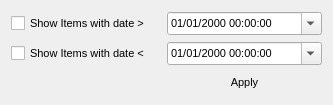
<?xml version="1.0" encoding="UTF-8"?>
<ui version="4.0">
 <class>AccessedDateFilter</class>
 <widget class="QWidget" name="AccessedDateFilter">
  <property name="windowModality">
   <enum>Qt::ApplicationModal</enum>
  </property>
  <property name="geometry">
   <rect>
    <x>0</x>
    <y>0</y>
    <width>333</width>
    <height>105</height>
   </rect>
  </property>
  <property name="font">
   <font>
    <pointsize>8</pointsize>
   </font>
  </property>
  <property name="windowTitle">
   <string>Filter</string>
  </property>
  <property name="autoFillBackground">
   <bool>true</bool>
  </property>
  <layout class="QGridLayout" name="gridLayout">
   <property name="horizontalSpacing">
    <number>0</number>
   </property>
   <item row="2" column="0">
    <widget class="QCheckBox" name="lesscheckBox">
     <property name="text">
      <string>Show Items with date &lt;</string>
     </property>
    </widget>
   </item>
   <item row="2" column="1">
    <widget class="QDateTimeEdit" name="lessdateTimeEdit">
     <property name="displayFormat">
      <string>MM/dd/yyyy HH:mm:ss</string>
     </property>
     <property name="calendarPopup">
      <bool>true</bool>
     </property>
     <property name="timeSpec">
      <enum>Qt::UTC</enum>
     </property>
    </widget>
   </item>
   <item row="0" column="1">
    <widget class="QDateTimeEdit" name="moredateTimeEdit">
     <property name="displayFormat">
      <string>MM/dd/yyyy HH:mm:ss</string>
     </property>
     <property name="calendarPopup">
      <bool>true</bool>
     </property>
     <property name="timeSpec">
      <enum>Qt::UTC</enum>
     </property>
    </widget>
   </item>
   <item row="0" column="0">
    <widget class="QCheckBox" name="morecheckBox">
     <property name="text">
      <string>Show Items with date &gt;</string>
     </property>
    </widget>
   </item>
   <item row="3" column="1">
    <widget class="QPushButton" name="pushButton">
     <property name="text">
      <string>Apply</string>
     </property>
     <property name="default">
      <bool>true</bool>
     </property>
     <property name="flat">
      <bool>true</bool>
     </property>
    </widget>
   </item>
  </layout>
 </widget>
 <resources/>
 <connections>
  <connection>
   <sender>lesscheckBox</sender>
   <signal>toggled(bool)</signal>
   <receiver>lessdateTimeEdit</receiver>
   <slot>setEnabled(bool)</slot>
   <hints>
    <hint type="sourcelabel">
     <x>87</x>
     <y>162</y>
    </hint>
    <hint type="destinationlabel">
     <x>238</x>
     <y>162</y>
    </hint>
   </hints>
  </connection>
  <connection>
   <sender>morecheckBox</sender>
   <signal>toggled(bool)</signal>
   <receiver>moredateTimeEdit</receiver>
   <slot>setEnabled(bool)</slot>
   <hints>
    <hint type="sourcelabel">
     <x>87</x>
     <y>76</y>
    </hint>
    <hint type="destinationlabel">
     <x>238</x>
     <y>76</y>
    </hint>
   </hints>
  </connection>
 </connections>
</ui>
